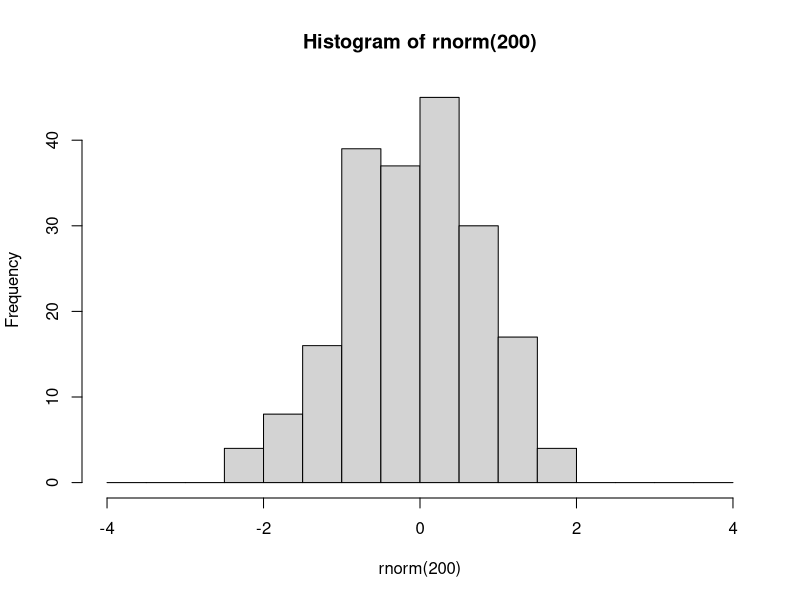
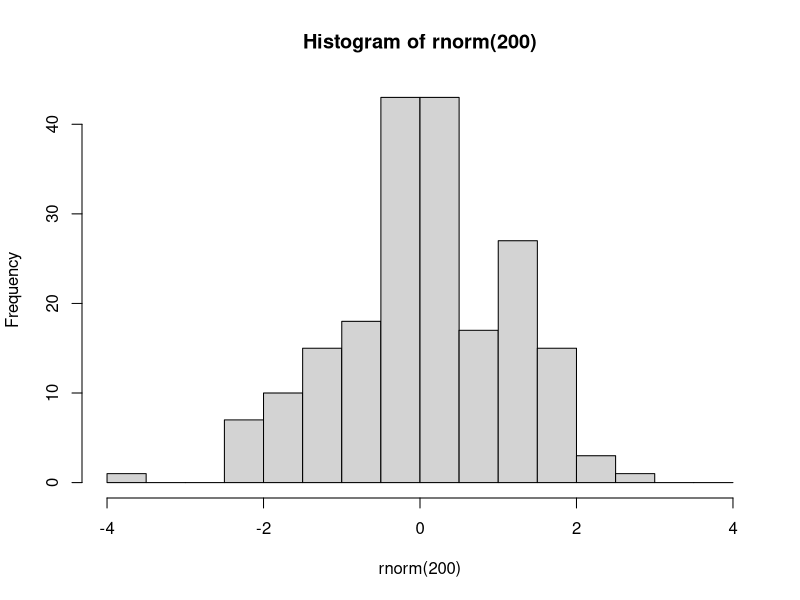

The R source for these figures, in order: (Note: this script raises an error after producing the figures.)
###################################
###################################
########                   ########
########   Data Science 1  ########
########       Lab 7       ######## 
########  10th Dec. 2024   ########
########                   ########
###################################
###################################

## Welcome to lab #7. Today we will start with an introduction to the tidyverse,
# Then you will write your own lm() function, and finally a couple of exercises



#####################
####    Pipes    ####
#####################

# The pipe operator looks like this: |>
# It signifies: take the element on the left and use it as the first argument in the function on the right

# Example

hist(rnorm(200), breaks=seq(-4,4,0.5))
# is equivalent to

rnorm(200) |> hist(breaks=seq(-4,4,0.5))

# The purpose of the pipe is mostly aesthetic, in particular to avoid large numbers of parentheses when something needs to be transformed using multiple functions:



### 1.1 Rewrite the following expression using pipes:
set.seed(123)
round(sqrt(log(runif(10,1,10))),2)

runif(10,1,10) |> log() |> sqrt() |> round(2)

# Pipes were initially created in a package called magrittr, part of the 'tidyverse' group of packages


########################
####    Packages    ####
########################

# Packages are essentially environments full of functions and/or objects which aren't loaded into R by default, but must be first installed (generally from a repository called CRAN), and then loaded

# Here we will install tidyverse, which is not one but a series of packages written by the same group of people, which share a number of syntactical features

install.packages('tidyverse')

# After you have installed tidyverse into your packages, you must also load it into your environment

library(tidyverse)

# You will only have to install a package once. However, every time you start fresh in a new R environment, you will have to load the packages you need again.

#########################
####    TIDYVERSE    ####
#########################

# The tidyverse encompasses a very large number of packages, and is fairly powerful (in that you can do a lot using tidyverse packages)
# However, you DO NOT need to use tidyverse exclusively! I mostly don't use it, for example, preferring to stick to base R except for a few functionalities.

# Downsides of tidyverse include: unique syntax which is very different from other programming languages such as python
# 'Black box' functions that have specific purposes that must be remembered, as opposed to more general-purpose functions in base R
# Often actually more verbose than base R (ie. requires more lines of code to do the same thing)
# Using tidyverse is a matter of preference!

# The pipe operator was originally introduced in the tidyverse package magrittr. 
# The tidyverse pipe operator looks like this: %>%

set.seed(123)
runif(10,1,10) %>% 
  log() %>%
  sqrt() %>%
  round(2)

# In this class we will look at 2 important tidyverse packages.
# Today we will look at dplyr, which is used to manipulate and transform data.
# Next week we will learn ggplot2, which is used for plotting and data visualisation

#####################
####    dplyr    ####
#####################

# The philosophy behind dplyr is that every data transformation can be done using a function, and multiple transformations can be done by piping an object through multiple functions
# For example, in dplyr we no longer use indexing.
# Instead we use the functions 'select', to choose specific columns in a data frame, and 'filter', to choose specific rows.

data(mtcars)

# so instead of:
mtcars[mtcars$cyl == 6, 1:5]
# we would write:
mtcars %>%
  filter(cyl==6) %>%
  select(1:5)

### 2.1
# using select() and filter(), create a new database of cars that are over 4000 lbs in weight, retaining only the wt and mpg columns.
# Save this database to an object called 'df'.

mtcars %>%
  filter(wt>=4) %>%
  select(c('wt',mpg)) -> df

# After you have selected the rows and columns you are interested in, you can 
# change the order of the rows using arrange

df %>% arrange(wt)

df %>% arrange(desc(wt))


# To change variables, we can use mutate()
df <- df %>% mutate(wt_kg=wt*453.592,
                    km_per_l = mpg*1.60934/3.78541)

# And we can use ifelse() within mutate()
mtcars <- mtcars %>%
            mutate(wt_class = ifelse(wt>=4, 'Oversized','Standard'))

# We can even do a sultiple ifelse statment using case_when()
mtcars <- mtcars %>%
            mutate(
              efficiency = case_when(
                mpg<=15 ~ 'low',
                mpg>15 & mpg<=20 ~ 'medium',
                mpg>20 ~ 'high'
                ))

# Next, summarise (or summarize) is a useful function which collapses a dataframe into a single row and can calculate summary statistics, eg:

mtcars %>% 
  summarise(
    mean_wt = mean(wt),
    sd_wt = sd(wt),
    n = length(mpg)
  )

# We can also use summarise to collapse a data frame not into one single row, but into as many rows as we have groups of interest. 
# To do this, first we need to use group_by()

mtcars %>% group_by(efficiency)

# You'll notice that this automatically changes the data frame into a new kind of object, called a tibble.
# Tibbles are basically tidyverse dataframes, that display information slightly differently, and are a bit more particular about certain things like not wanting empty cells.
# Tibbles can also be grouped, which allows for further operations down the line
# For example:

mtcars %>% 
  group_by(efficiency) %>%
  summarise(
    wt_kg=mean(wt),
    n=length(hp)
  ) %>%
  arrange(
    c('high','medium','low')
  )

# You can group by multiple variables

mtcars %>% 
  group_by(efficiency,cyl) %>%
  summarise(
    wt_kg=mean(wt),
    n=length(hp)
  )

# After grouping a tibble, remember to ungroup it later using ungroup(), or you may have issues down the line.

# 3.1
data(iris)
# using the dplyr functions do the following:
# create a new column called Petal.Area which is the product of the petal width and petal length columns.
# For each of the different species of iris, present the mean and standard deviation for the sepal length, sepal width, and petal area, as well as the number of samples (n)
# Order this database in decreasing order of average petal length.

iris %>% 
  mutate(Petal.Area = Petal.Length * Petal.Width) %>% 
  group_by(Species) %>% 
  summarise(
    mean_Sepal.Length = mean(Sepal.Length),
    sd_Sepal.Length = sd(Sepal.Length),
    mean_Sepal.Width = mean(Sepal.Width),
    sd_Sepal.Width = sd(Sepal.Width),
    mean_Petal.Length = mean(Petal.Length),
    sd_Petal.Length = sd(Petal.Length),
    mean_Petal.Width = mean(Petal.Width),
    sd_Petal.Width = sd(Petal.Width),
    mean_Petal.Area = mean(Petal.Area),
    sd_Petal.Area = sd(Petal.Area),
    n=length(Sepal.Length)
  ) %>% 
  arrange(desc(mean_Petal.Length)) -> iris


#######################################################
####    Code your own lm and predict functions!    ####
#######################################################

### 4.1 lm()

# Here I will walk you through the steps needed to write these functions. Follow along with the slides from this week's and last week's lectures - they contain all of the maths and some of the code that you need!

# At each step of the way, you should save each new element you calculate into a new object.

# Your lm function should take as input a y variable, and one or more x variables which should be inputted as a matrix or dataframe with one variable per column. 

my.lm <- function(y,x){

# Start by saving the sample size (n). You will need it later for calculating degrees of freedom for the test statistics and sampling distributions.
  n <- length(y)
# Next create the X matrix using as.matrix. Don't forget to add the column of 1s!
  x <- as.matrix(cbind(1, x))
# use the y input and your newly constructed x matrix to calculate the parameter estimates (or coefficients). 
# Hint: see lab 6, and remember that t() gives the transpose of a matrix and solve() gives its inverse
  b <- solve(t(x)%*%x)%*%t(x)%*%y
# Next, using these calculated coefficients, calculate all of the predicted values, y_hat, for each of the values of x (each of the rows of the X matrix). 
# Hint: look at the formula for the linear model - and remember we are multiplying matrices!
  y_hat <- x %*% b
# Next, calculate the residuals (actual values of y minus the predicted values y_hat)
  e <- y-y_hat
# Next calculate the estimate of the residual standard error, s. Careful about the denominator here: check how many degrees of freedom you have!
  s <- sqrt(sum(e^2)/(n-ncol(x)))
# Using s, calculate the variance covariance matrix of the coefficients.
  vcov_coef <- s^2 * solve(t(x) %*% x)
# from this covariance matrix, extract the standard errors of the coefficients
  se_coef <- sqrt(diag(vcov_coef))
# use these standard errors to calculate the t-values for each of the coefficients
  t_vals <- b/se_coef
# And use these t-values to calculate p-values.
  p <- 1 - pt(abs(t_vals),df=n-ncol(x))
# Next, calculate the R2 value

  RSS <- sum(e^2)
  TSS <- sum((y - mean(y))^2)
  r2 <- 1 - RSS / TSS
# Bonus points if you want to look up how to calculate adjusted R2
  adj_r2 <- 1 - (RSS / (n - ncol(x) - 1)) / (TSS / (n - 1))
# Next, calculate the F-statistic and the p-value for the model.
  f_stat <- (TSS - RSS) / (ncol(x) - 1) / (RSS / (n - ncol(x)))
  model_p <- pf(f_stat, ncol(x) - 1, n - ncol(x), lower.tail = F)
  
# Finally, put all of these elements into a list, and have your function return that list. 
  return(list(n=n,
              coefficients = b,
              residuals = e,
              s = s,
              vcov = vcov_coef,
              se = se_coef,
              t_values = t_vals,
              p_values = p,
              r2 = r2,
              adj_r2 = adj_r2,
              F_statistic = f_stat,
              model_p_value = model_p))
}

# compare your function against the built-in R function in R.

my.lm(y=mtcars$mpg,x=mtcars[,c('wt','cyl')])

### 4.2 predict()

# This will be much shorter. Create a new function that takes as input the output from your first function, along with a new_data object that has as many columns as there are predictor variables in the model output, and a confidence interval size

my.predict <- function(model_output, new_data, ci_level = 0.97) {
  
  # Extract coefficients from your my.lm output
  coef = model_output$coefficients

  # Add a column of 1s to the new_data
  new_data = cbind(1,new_data)

  # generate the predicted values of y from the new_data object based on the coefficients from the model
  # Again, remember the formula for the linear model!
  y_hat = new_data%*%coef

#for each of these predicted values, calculate a confidence interval
  # first calculate the critical levels of the t-distribution using the ci_level and the degrees of freedom
  area_in_tails = (1-ci_level)/2
  t_lower = qt(area_in_tails,df=model_output$n-ncol(new_data))
  t_upper = -t_lower

  # next, for each row of the new_data object, calculate the standard error of the predicted value
  # Check the slides, and remember that 𝒗𝒄𝒐𝒗(𝒃) was saved as "vcov" in the model output
 sy = sqrt(apply(new_data,1,function(.)t(.)%*%model_output$vcov%*%.))
  
  # next, calculate the upper and lower confidence boundaries for each prediction using the critical t-levels and the previously calculated standard error
 ci_lower = y_hat + t_lower.*sy
 ci_upper = y_hat + t_upper.*sy

  # finally, put these confidence intervals into a dataframe
 ci = data.frame(ci_lower,ci_upper)
 colnames(ci) = paste0(ci_level,'%_',c('lower','upper'))
 df = cbind(y_hat = y_hat,ci)
 return(df)
}


### 4.3
# Use your functions to run the following model

# mtcars$mpg ~ mtcars$wt + mtcars$cyl
model<- my.lm(y=mtcars$mpg,x=mtcars[,c('wt','cyl')])

# Then plot predicted marginal effect of weight for a car with 4 cylynders. Add 96% confidence intervals to the graph.
# Hint: For this, in your "newdata" object, add a column of 4s for the number of cylinders
x <- seq(0,6,0.1)

ci <- my.predict(model,new_data=cbind(wt=x,cyl=4),ci_level=0.96)

plot(mtcars$wt,mtcars$mpg, pch=20)
lines(x,model$coefficients['1',]+x*model$coefficients['wt',]+4*model$coefficients['cyl',])

polygon(x=c(x,rev(x)),y=c(ci$'0.96%_lower',rev(ci$'0.96%_upper')),col=adjustcolor('slateblue',alpha.f=0.4))

# Compare this graph to the graph from the lecture.
#The slope is less steep. 

# What do you conclude?
# This indicates that number of cylinders partially confounds the relationship between car weight and car efficiency. Once cylinders are controlled for, the effect of weight on efficiency is less pronounced, although still important and significant.